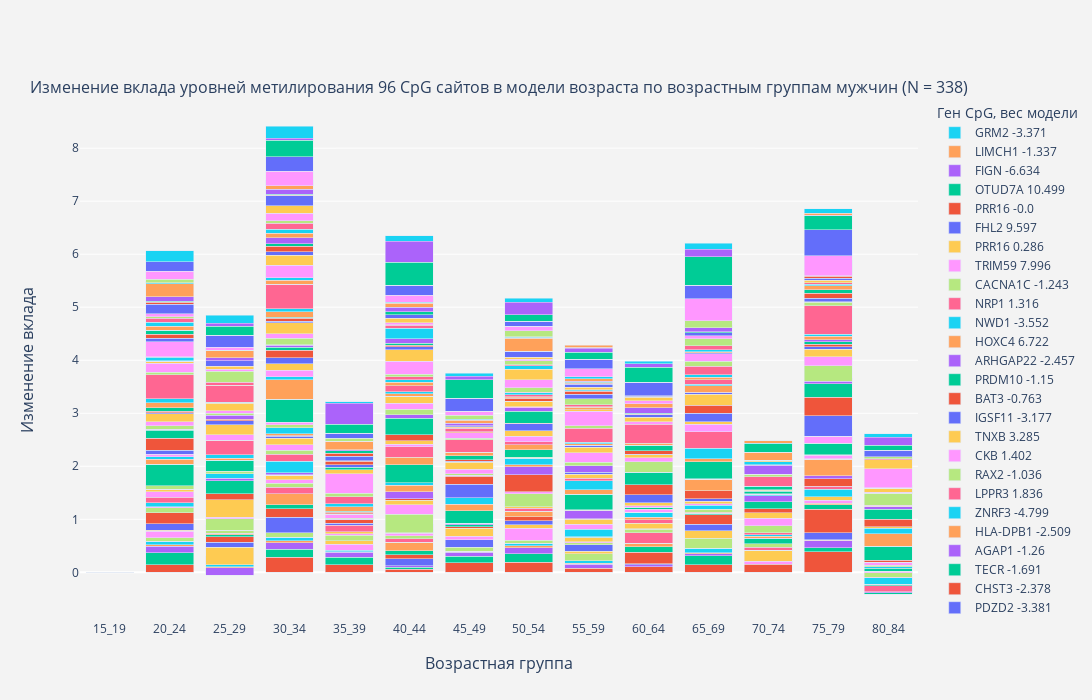

Notebook code cell kept with this figure:
### Code cell
fig = make_subplots(1,1,
                    subplot_titles = ['Изменение вклада уровней метилирования 96 '/
                                      +'CpG сайтов в модели возраста по возрастным'/
                                      +' группам мужчин (N = 338)'],
                    x_title= 'Возрастная группа',
                    y_title= 'Изменение вклада'
                   )
#genes = list(abs(sites_male_influence_diff['30_34']).sort_values(ascending=False).index[:20])

genes = sites_male_influence_diff.index

data = sites_male_influence_diff.loc[genes, :]

for site in data.index:
    
    gene = coefs_male.loc[site, 'Most_Common_Gene']
    
    koef = str(round(coefs_male.query('index == @site')[0].values[0], 3))

    fig.add_trace(go.Bar(
        name = gene+ ' ' + koef,
        x = data.columns,
        y = data.loc[site, :],
        #base = 'relative'
    )
        )

fig.update_layout(barmode='stack')

fig.update_layout(
    paper_bgcolor='rgb(243, 243, 243)',
    plot_bgcolor='rgb(243, 243, 243)',
    height = 700,
    width = 1500,
    legend = dict( title = 'Ген CpG, вес модели')
    

)
fig.write_html(path_main_dir + '/visualizations/male_genes_influence_to_age_bar.html')
fig.show()
